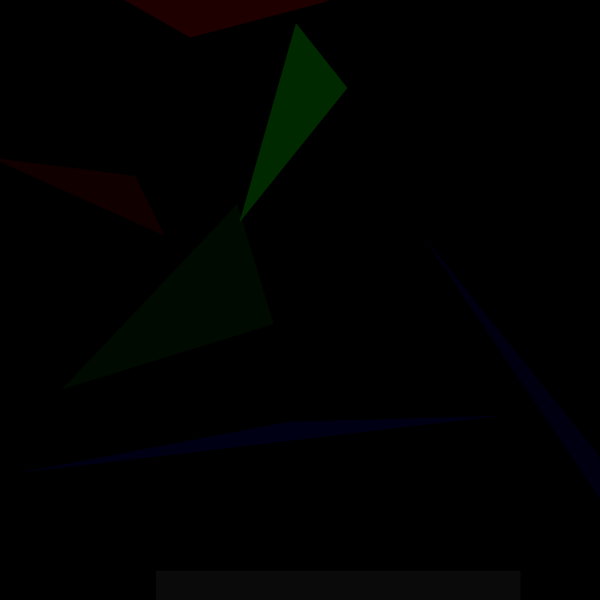
Frame 1 (no input)
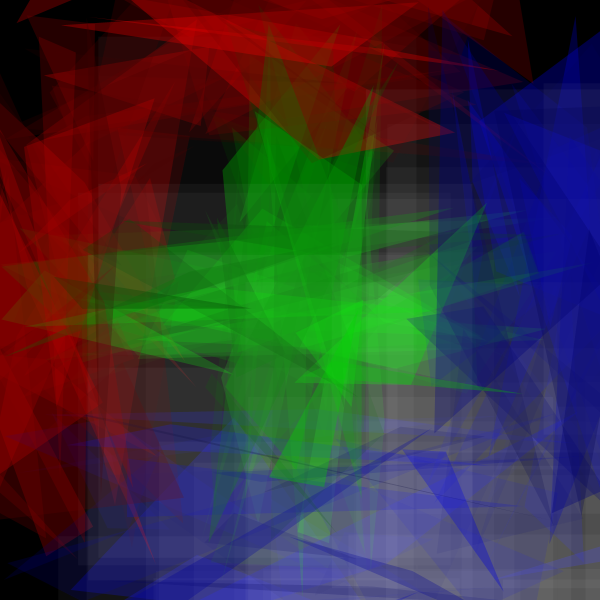
Frame 60 (the mouse pressed at the canvas centre just before this capture)
Frame 120 (the mouse held since frame 60 and released just before this capture): identical to frame 60, image omitted

The Processing sketch that drew these frames (run headless with seeded random() and noise(); from frame 60 on, the mouse is pressed at the canvas centre):

// Processing sketch: processing_36824
// ── processing_36824.pde

void setup() {
  size(600, 600);
  background(0);
  smooth();
  noStroke();
  frameRate(10);
}

float count = 30;
float rectangleSize;

void draw() {
  
  //background rectangles 
  if (count > 0) {
    rectangleSize = random(300,400);
    fill(255, 10);
    rect(random(width), random(height), rectangleSize, rectangleSize);
  }

  //horizontal bands
  if (count > 0) {
    //Red
    fill(random(50, 255), 0, 0, random(30, 90));
    triangle(random(width), random(-100, 200), random(width), random(-100, 200), random(width), random(-100, 200));
    //Green
    fill(0, random(50, 255), 0, random(30, 90));
    triangle(random(width), random(201, 400), random(width), random(201, 400), random(width), random(201, 400));
    //Blue
    fill(0, 0, random(50, 255), random(30, 90));
    triangle(random(width), random(401, 700), random(width), random(401, 700), random(width), random(401, 700));
  }
  //vertical bands
  if (count > 0) {
    //Red
    fill(random(50, 255), 0, 0, random(30, 90));
    triangle(random(-100, 200), random(width), random(-100, 200), random(width), random(-100, 200), random(width));
    //Green
    fill(0, random(50, 255), 0, random(30, 90));
    triangle(random(201, 400), random(width), random(201, 400), random(width), random(201, 400), random(width));
    //Blue
    fill(0, 0, random(50, 255), random(30, 90));
    triangle(random(401, 700), random(width), random(401, 700), random(width), random(401, 700), random(width));
  }
  count--;
}
